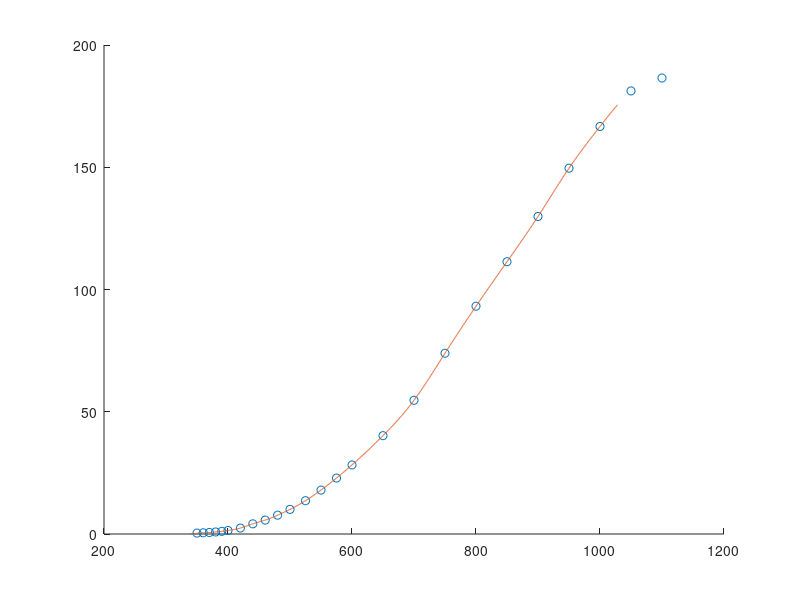
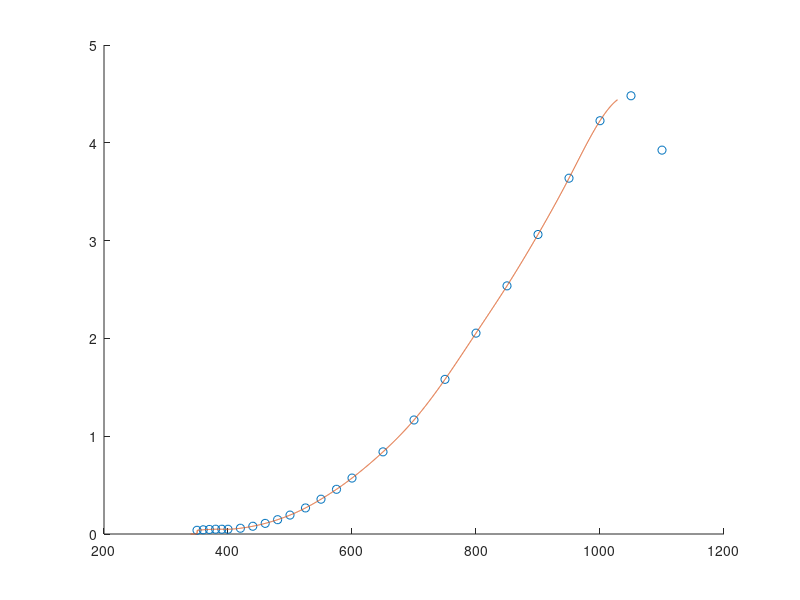
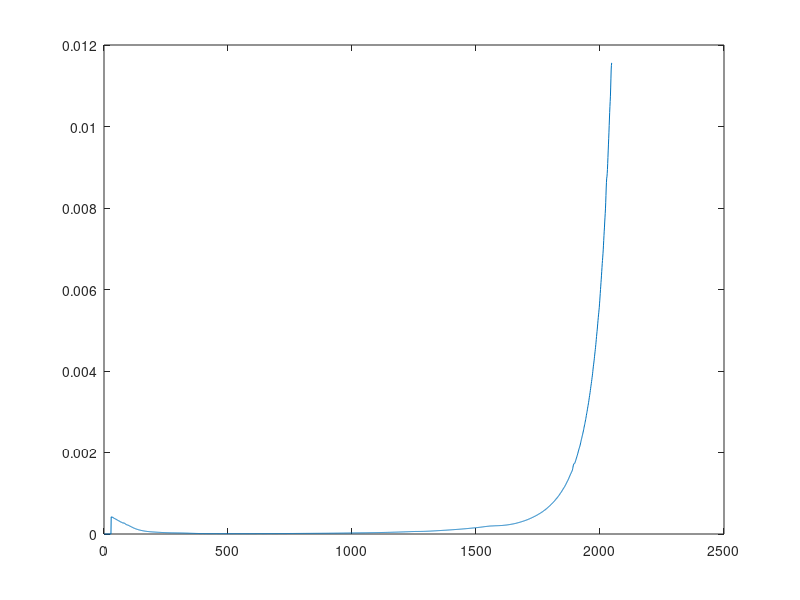
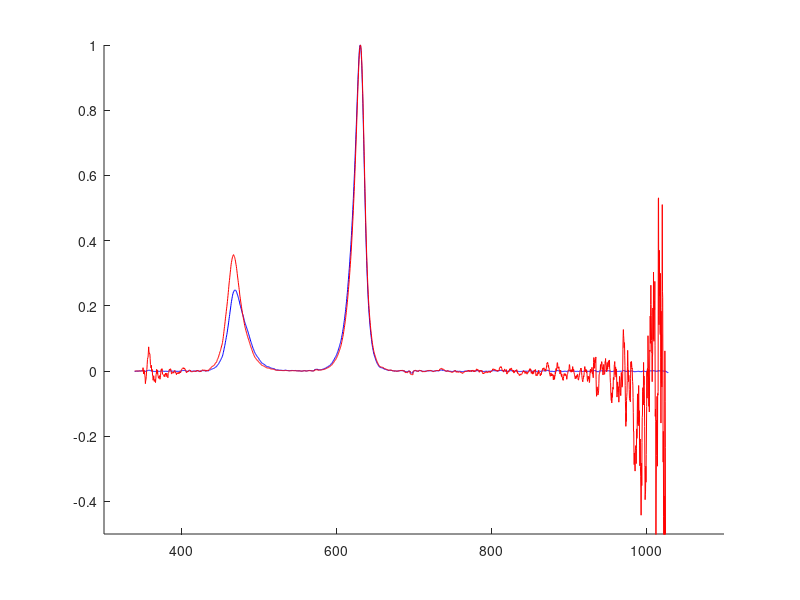

The MATLAB source for these figures, in order: (Note: this script raises an error after producing the figures.)
%% Written to obtain calibrated spectral/colorimetric data from Ocean Optics USB2000+
% Using calibration data taken from CD provided with HL lamp

%% Load Data

clc, clear, close all

rootdir = 'C:\Users\cege-user\Dropbox\Documents\MATLAB\SmallSphere\Hardware Specs\Ocean Optics';
cd(rootdir)

try
    load('OceanOptics Characterisation.mat')
    
catch %if the above file isn't available, create data set from excel
    filename=fullfile(rootdir,'OceanOptics Characterisation.xlsx');
    Data_HL_cal  = xlsread(filename, 1,'A1:D25');
    Data_HL_on   = xlsread(filename, 2,'A2:B2049');
    Data_HL_off  = xlsread(filename, 3,'A2:B2049');
    Data_SPH_off = xlsread(filename, 4,'A2:B2049');
    Data_SPH_RB  = xlsread(filename, 5,'A2:B2049');
    Data_SPH_UVA = xlsread(filename, 6,'A2:B2049');
    save('OceanOptics Characterisation.mat')
end


%% Dark field correction
Data_HL_dfc       =   Data_HL_on(:,2)-Data_HL_off(:,2);
Data_SPH_RB_dfc   =   Data_SPH_RB(:,2)-Data_SPH_off(:,2);
Data_SPH_UVA_dfc  =   Data_SPH_UVA(:,2)-Data_SPH_off(:,2);

% figure, hold on, 
% plot(Data_HL_on(:,1),Data_HL_on(:,2))
% plot(Data_HL_on(:,1),Data_HL_dfc)
% 
% figure, hold on, 
% plot(Data_SPH_RB(:,1),Data_SPH_RB(:,2))
% plot(Data_SPH_RB(:,1),Data_SPH_RB_dfc)
% 
% figure, hold on, 
% plot(Data_SPH_UVA(:,1),Data_SPH_UVA(:,2))
% plot(Data_SPH_UVA(:,1),Data_SPH_UVA_dfc)

%% interpolate lamp calibration data

Data_HL_cal_interp=zeros(2048,4); %pre-allocation
Data_HL_cal_interp(:,1)=Data_HL_off(:,1); %lambda
Data_HL_cal_interp(:,3)=Data_HL_off(:,1); %lambda 
%(sticking to 4 columns to mimic Data_HL_cal)

Data_HL_cal_interp(29:end,2) = ...  %from 29 bc HL_cal starts at 350nm, (:,2) = Cosine corrector
    interp1(Data_HL_cal(:,1),...    %lambda in original
    Data_HL_cal(:,2),...            %power in original
    Data_HL_off(29:end,1),...       %lambda in new
    'spline');

Data_HL_cal_interp(29:end,4) = ...  %(:,4) = bare optical fibre
    interp1(Data_HL_cal(:,3),...    %lambda in original
    Data_HL_cal(:,4),...            %power in original
    Data_HL_off(29:end,1),...       %lambda in new
    'spline');

figure, hold on
plot(Data_HL_cal(:,1),Data_HL_cal(:,2),'o')
plot(Data_HL_cal_interp(:,1),Data_HL_cal_interp(:,2))

figure, hold on
plot(Data_HL_cal(:,3),Data_HL_cal(:,4),'o')
plot(Data_HL_cal_interp(:,3),Data_HL_cal_interp(:,4))

%% Create correction vector
correction_vector=zeros(2048,1); 
correction_vector = Data_HL_cal_interp(:,4)./Data_HL_dfc;
figure,
plot(correction_vector)
%save('correction vector','correction_vector')

%differences if 
%Data_HL_cal_interp(:,4) (nomimally bare fibre)
%replaced with
%Data_HL_cal_interp(:,2) (nominally Cosine corrected)

%% Apply correction vector to SPH data

Data_SPH_RB_cor     =Data_SPH_RB_dfc.*correction_vector;
Data_SPH_UVA_cor    =Data_SPH_UVA_dfc.*correction_vector;

figure, hold on
plot(Data_HL_off(:,1),Data_SPH_RB_dfc./max(Data_SPH_RB_dfc),'b');
plot(Data_HL_off(:,1),Data_SPH_RB_cor./max(Data_SPH_RB_cor),'r');
axis([300 1100 -.5 1])

figure, hold on
plot(Data_HL_off(:,1),Data_SPH_UVA_dfc./max(Data_SPH_UVA_dfc),'b');
plot(Data_HL_off(:,1),Data_SPH_UVA_cor./max(Data_SPH_UVA_cor),'r');
axis([300 1100 -.5 1])

figure, hold on
plot(Data_HL_off(:,1),Data_SPH_RB_cor,'r'); %tiwce for stripy graph
plot(Data_HL_off(:,1),Data_SPH_RB_cor,'b--');

plot(Data_HL_off(:,1),Data_SPH_UVA_cor,'b');
plot(Data_HL_off(:,1),Data_SPH_UVA_cor,'y--');
axis([350 700 -.1 1.5]);

%% split LEDs
Data_LEDred=zeros(size(Data_SPH_RB_cor));
Data_LEDred(565:920)=Data_SPH_RB_cor(565:920); %550:675nm

Data_LEDblue=zeros(size(Data_SPH_RB_cor));
Data_LEDblue(226:565)=Data_SPH_RB_cor(226:565); %425:550nm

Data_LEDamber=zeros(size(Data_SPH_UVA_cor));
Data_LEDamber(565:847)=Data_SPH_UVA_cor(565:847); %550:650nm

Data_LEDuv=zeros(size(Data_SPH_UVA_cor));
Data_LEDuv(81:360)=Data_SPH_UVA_cor(81:360); %370:475nm

figure, hold on, 
plot(Data_HL_off(:,1),Data_LEDred/max(Data_LEDred),'r');
plot(Data_HL_off(:,1),Data_LEDblue/max(Data_LEDblue),'b');
plot(Data_HL_off(:,1),Data_LEDamber/max(Data_LEDamber),'y');
plot(Data_HL_off(:,1),Data_LEDuv/max(Data_LEDuv),'Color',[0.5,0,0.5]);

xlim([350 700])
xlabel('Wavlength (nm)')
ylim([0 1])
yticks(ylim)
ylabel('Normalised SPD')

%save2pdf('LED_SPDs')
%% Calculate chromaticity

%load CIE data
ciefile = fullfile('C:','Users','cege-user','Dropbox','UCL','Data',...
    'Colour Standards','CIE colorimetric data','CIE_colorimetric_tables.xls');
ciedata= xlsread(ciefile,'1964 col observer','A6:D86');
% figure, plot(ciedata(:,1),ciedata(:,2),...
%     ciedata(:,1),ciedata(:,3),
%     ciedata(:,1),ciedata(:,4))
% legend('show')
cielambda=ciedata(:,1);
xbar=ciedata(:,2);
ybar=ciedata(:,3);
zbar=ciedata(:,4);

xbar_int=zeros(2048,1);
xbar_int(107:1231)= interp1(cielambda,xbar,Data_HL_off(107:1231,1));
ybar_int=zeros(2048,1);
ybar_int(107:1231)= interp1(cielambda,ybar,Data_HL_off(107:1231,1));
zbar_int=zeros(2048,1);
zbar_int(107:1231)= interp1(cielambda,zbar,Data_HL_off(107:1231,1));

RB_XYZ=zeros(3,1);
RB_XYZ(1)=xbar_int'*Data_SPH_RB_cor;
RB_XYZ(2)=ybar_int'*Data_SPH_RB_cor;
RB_XYZ(3)=zbar_int'*Data_SPH_RB_cor;
RB_xy(1)=RB_XYZ(1)/sum(RB_XYZ);
RB_xy(2)=RB_XYZ(2)/sum(RB_XYZ);

UVA_XYZ=zeros(3,1);
UVA_XYZ(1)=xbar_int'*Data_SPH_UVA_cor;
UVA_XYZ(2)=ybar_int'*Data_SPH_UVA_cor;
UVA_XYZ(3)=zbar_int'*Data_SPH_UVA_cor;
UVA_xy(1)=UVA_XYZ(1)/sum(UVA_XYZ);
UVA_xy(2)=UVA_XYZ(2)/sum(UVA_XYZ);

figure, hold on
DrawChromaticity('1931') % github.com/da5nsy/General

scatter(RB_xy(1),RB_xy(2),'r')
text(RB_xy(1),RB_xy(2),'RB')
scatter(UVA_xy(1),UVA_xy(2),'b')
text(UVA_xy(1),UVA_xy(2),'UVA')

%% Calculate chromaticity of indvidual channels

%load CIE data
ciefile = fullfile('C:','Users','cege-user','Dropbox','UCL','Data',...
    'Colour Standards','CIE colorimetric data','CIE_colorimetric_tables.xls');
ciedata= xlsread(ciefile,'1964 col observer','A6:D86');
% figure, plot(ciedata(:,1),ciedata(:,2),...
%     ciedata(:,1),ciedata(:,3),
%     ciedata(:,1),ciedata(:,4))
% legend('show')
cielambda=ciedata(:,1);
xbar=ciedata(:,2);
ybar=ciedata(:,3);
zbar=ciedata(:,4);

xbar_int=zeros(2048,1);
xbar_int(107:1231)= interp1(cielambda,xbar,Data_HL_off(107:1231,1));
ybar_int=zeros(2048,1);
ybar_int(107:1231)= interp1(cielambda,ybar,Data_HL_off(107:1231,1));
zbar_int=zeros(2048,1);
zbar_int(107:1231)= interp1(cielambda,zbar,Data_HL_off(107:1231,1));
R_XYZ=zeros(3,1);
R_XYZ(1)=xbar_int'*Data_LEDred;
R_XYZ(2)=ybar_int'*Data_LEDred;
R_XYZ(3)=zbar_int'*Data_LEDred;
R_xy(1)=R_XYZ(1)/sum(R_XYZ);
R_xy(2)=R_XYZ(2)/sum(R_XYZ);

B_XYZ=zeros(3,1);
B_XYZ(1)=xbar_int'*Data_LEDblue;
B_XYZ(2)=ybar_int'*Data_LEDblue;
B_XYZ(3)=zbar_int'*Data_LEDblue;
B_xy(1)=B_XYZ(1)/sum(B_XYZ);
B_xy(2)=B_XYZ(2)/sum(B_XYZ);

A_XYZ=zeros(3,1);
A_XYZ(1)=xbar_int'*Data_LEDamber;
A_XYZ(2)=ybar_int'*Data_LEDamber;
A_XYZ(3)=zbar_int'*Data_LEDamber;
A_xy(1)=A_XYZ(1)/sum(A_XYZ);
A_xy(2)=A_XYZ(2)/sum(A_XYZ);

U_XYZ=zeros(3,1);
U_XYZ(1)=xbar_int'*Data_LEDuv;
U_XYZ(2)=ybar_int'*Data_LEDuv;
U_XYZ(3)=zbar_int'*Data_LEDuv;
U_xy(1)=U_XYZ(1)/sum(U_XYZ);
U_xy(2)=U_XYZ(2)/sum(U_XYZ);

figure, hold on
DrawChromaticity('1931')

plot([U_xy(1),A_xy(1)],[U_xy(2),A_xy(2)],'k')
plot([R_xy(1),B_xy(1)],[R_xy(2),B_xy(2)],'k')

scatter(R_xy(1),R_xy(2),'r','filled')
text(R_xy(1)+.03,R_xy(2),'R')
scatter(B_xy(1),B_xy(2),'b','filled')
text(B_xy(1)+.03,B_xy(2),'B')
scatter(A_xy(1),A_xy(2),'y','filled')
text(A_xy(1)+.03,A_xy(2),'A')
scatter(U_xy(1),U_xy(2),[],[0.5,0,0.5],'filled')
text(U_xy(1)+.03,U_xy(2),'U')

save led_xy.mat R_xy B_xy A_xy U_xy ;

%save2pdf('LED_cross')
